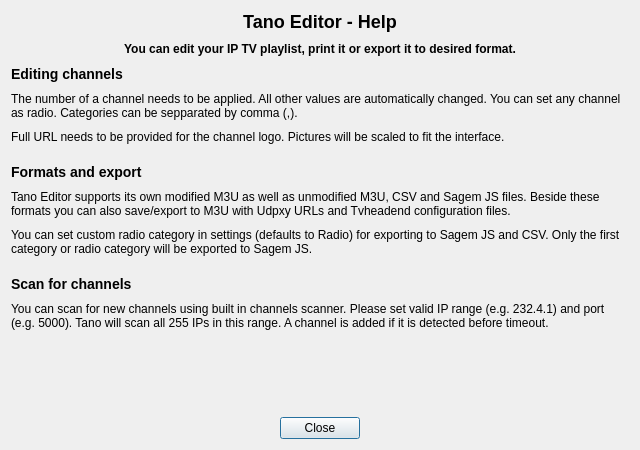
<?xml version="1.0" encoding="UTF-8"?>
<ui version="4.0">
 <class>PlaylistEditorHelp</class>
 <widget class="QDialog" name="PlaylistEditorHelp">
  <property name="geometry">
   <rect>
    <x>0</x>
    <y>0</y>
    <width>640</width>
    <height>450</height>
   </rect>
  </property>
  <property name="windowTitle">
   <string>Tano Editor - Help</string>
  </property>
  <property name="windowIcon">
   <iconset resource="../../../data/icons.qrc">
    <normaloff>:/icons/24x24/help.png</normaloff>:/icons/24x24/help.png</iconset>
  </property>
  <layout class="QVBoxLayout" name="verticalLayout">
   <property name="spacing">
    <number>10</number>
   </property>
   <item>
    <widget class="QLabel" name="labelInfo">
     <property name="text">
      <string>&lt;h2&gt;Tano Editor - Help&lt;/h2&gt;</string>
     </property>
     <property name="alignment">
      <set>Qt::AlignCenter</set>
     </property>
    </widget>
   </item>
   <item>
    <widget class="QLabel" name="labelInfoContent">
     <property name="text">
      <string>&lt;b&gt;You can edit your IP TV playlist, print it or export it to desired format.&lt;/b&gt;</string>
     </property>
     <property name="alignment">
      <set>Qt::AlignCenter</set>
     </property>
     <property name="wordWrap">
      <bool>true</bool>
     </property>
    </widget>
   </item>
   <item>
    <widget class="QLabel" name="labelEdit">
     <property name="text">
      <string>&lt;h3&gt;Editing channels&lt;/h3&gt;</string>
     </property>
    </widget>
   </item>
   <item>
    <widget class="QLabel" name="labelEditContent">
     <property name="text">
      <string>The number of a channel needs to be applied. All other values are automatically changed. You can set any channel as radio. Categories can be sepparated by comma (,).</string>
     </property>
     <property name="wordWrap">
      <bool>true</bool>
     </property>
    </widget>
   </item>
   <item>
    <widget class="QLabel" name="labelEditContent2">
     <property name="text">
      <string>Full URL needs to be provided for the channel logo. Pictures will be scaled to fit the interface.</string>
     </property>
     <property name="wordWrap">
      <bool>true</bool>
     </property>
    </widget>
   </item>
   <item>
    <spacer name="verticalSpacer_2">
     <property name="orientation">
      <enum>Qt::Vertical</enum>
     </property>
     <property name="sizeType">
      <enum>QSizePolicy::Maximum</enum>
     </property>
     <property name="sizeHint" stdset="0">
      <size>
       <width>20</width>
       <height>10</height>
      </size>
     </property>
    </spacer>
   </item>
   <item>
    <widget class="QLabel" name="labelExport">
     <property name="text">
      <string>&lt;h3&gt;Formats and export&lt;/h3&gt;</string>
     </property>
    </widget>
   </item>
   <item>
    <widget class="QLabel" name="labelExportContent">
     <property name="text">
      <string>Tano Editor supports its own modified M3U as well as unmodified M3U, CSV and Sagem JS files. Beside these formats you can also save/export to M3U with Udpxy URLs and Tvheadend configuration files.</string>
     </property>
     <property name="wordWrap">
      <bool>true</bool>
     </property>
    </widget>
   </item>
   <item>
    <widget class="QLabel" name="labelExportContent2">
     <property name="text">
      <string>You can set custom radio category in settings (defaults to Radio) for exporting to Sagem JS and CSV. Only the first category or radio category will be exported to Sagem JS.</string>
     </property>
     <property name="wordWrap">
      <bool>true</bool>
     </property>
    </widget>
   </item>
   <item>
    <spacer name="verticalSpacer_3">
     <property name="orientation">
      <enum>Qt::Vertical</enum>
     </property>
     <property name="sizeType">
      <enum>QSizePolicy::Maximum</enum>
     </property>
     <property name="sizeHint" stdset="0">
      <size>
       <width>20</width>
       <height>10</height>
      </size>
     </property>
    </spacer>
   </item>
   <item>
    <widget class="QLabel" name="labelScan">
     <property name="text">
      <string>&lt;h3&gt;Scan for channels&lt;/h3&gt;</string>
     </property>
    </widget>
   </item>
   <item>
    <widget class="QLabel" name="labelScanContent">
     <property name="text">
      <string>You can scan for new channels using built in channels scanner. Please set valid IP range (e.g. 232.4.1) and port (e.g. 5000). Tano will scan all 255 IPs in this range. A channel is added if it is detected before timeout.</string>
     </property>
     <property name="wordWrap">
      <bool>true</bool>
     </property>
    </widget>
   </item>
   <item>
    <spacer name="verticalSpacer">
     <property name="orientation">
      <enum>Qt::Vertical</enum>
     </property>
     <property name="sizeHint" stdset="0">
      <size>
       <width>20</width>
       <height>40</height>
      </size>
     </property>
    </spacer>
   </item>
   <item>
    <widget class="QDialogButtonBox" name="buttonBox">
     <property name="orientation">
      <enum>Qt::Horizontal</enum>
     </property>
     <property name="standardButtons">
      <set>QDialogButtonBox::Close</set>
     </property>
     <property name="centerButtons">
      <bool>true</bool>
     </property>
    </widget>
   </item>
  </layout>
 </widget>
 <resources>
  <include location="../../../data/icons.qrc"/>
 </resources>
 <connections>
  <connection>
   <sender>buttonBox</sender>
   <signal>accepted()</signal>
   <receiver>PlaylistEditorHelp</receiver>
   <slot>accept()</slot>
   <hints>
    <hint type="sourcelabel">
     <x>248</x>
     <y>254</y>
    </hint>
    <hint type="destinationlabel">
     <x>157</x>
     <y>274</y>
    </hint>
   </hints>
  </connection>
  <connection>
   <sender>buttonBox</sender>
   <signal>rejected()</signal>
   <receiver>PlaylistEditorHelp</receiver>
   <slot>reject()</slot>
   <hints>
    <hint type="sourcelabel">
     <x>316</x>
     <y>260</y>
    </hint>
    <hint type="destinationlabel">
     <x>286</x>
     <y>274</y>
    </hint>
   </hints>
  </connection>
 </connections>
</ui>
